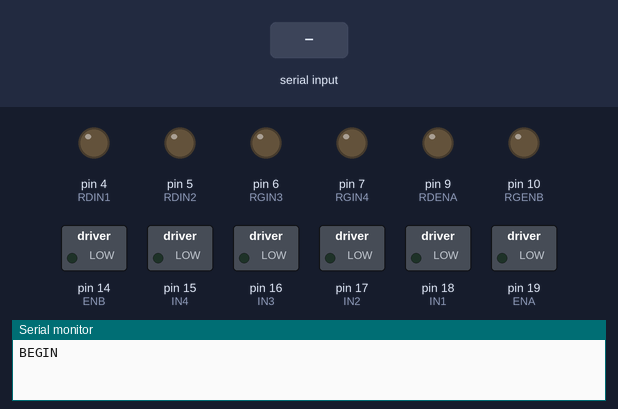
Bench run of a sketch on a simulated Arduino Uno, built with avr-gcc and run on an emulated ATmega328P. Shown: switched loads named in the sketch (green lamp = pin HIGH), output pins drawn as LEDs (lit = HIGH), the last lines printed to the serial monitor. The inputs (shaded band) are chosen by the test bench.

Above: at 1.2 s.
1.3 s: "1" received over the second serial link
At 2.3 s:
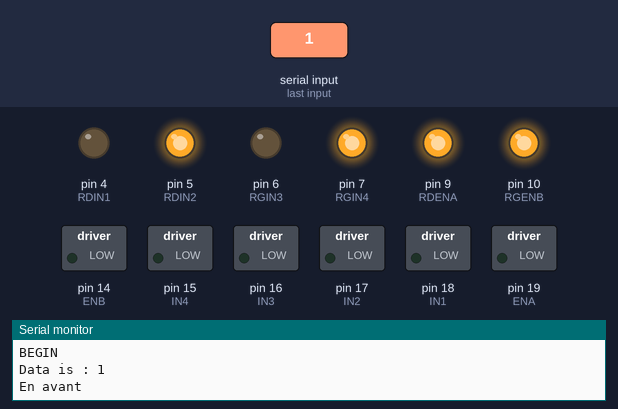
2.8 s: "3" received over the second serial link
At 3.4 s:
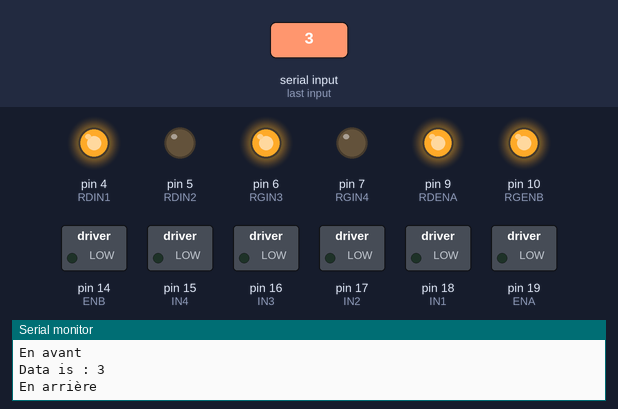
4.3 s: "0" received over the second serial link
At 4.6 s:
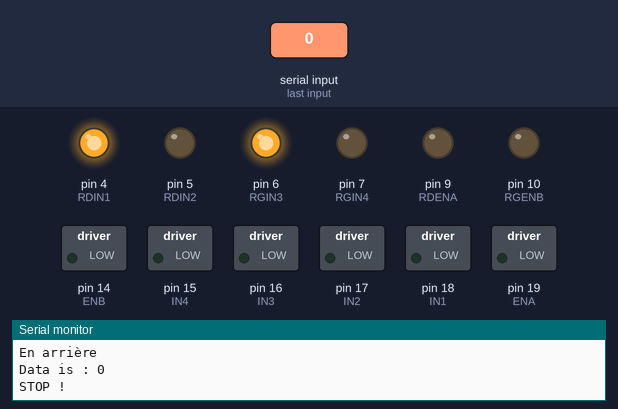
5.8 s: "A" received over the second serial link
At 6.9 s:
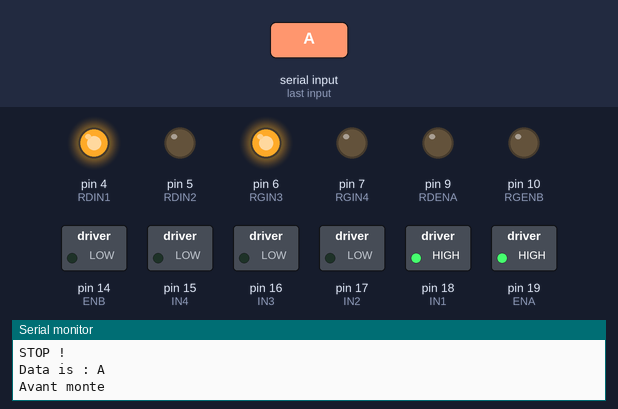
7.3 s: "a" received over the second serial link
At 8.0 s:
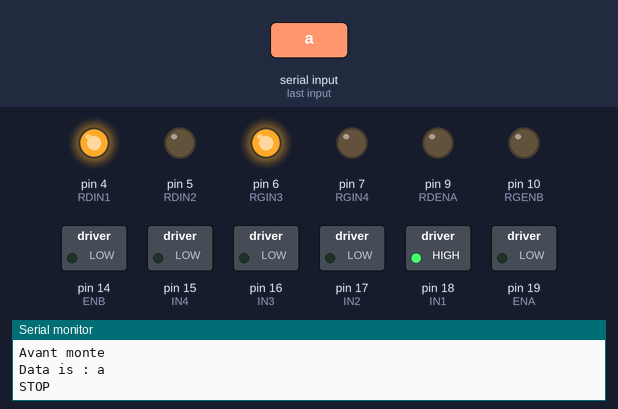
8.8 s: "C" received over the second serial link
At 9.2 s:
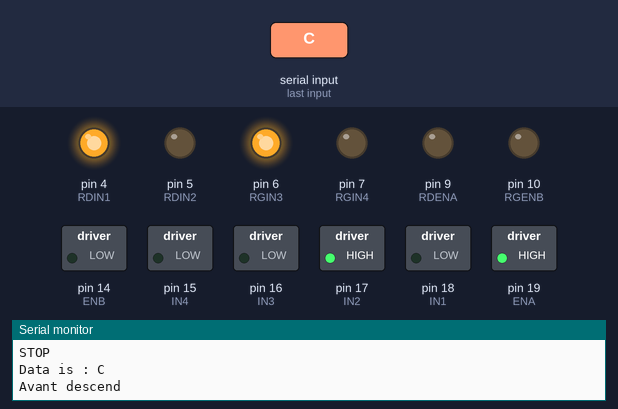
Timing chart, 0 to 11.3 s (numbered marks = the images above; inputs shaded):
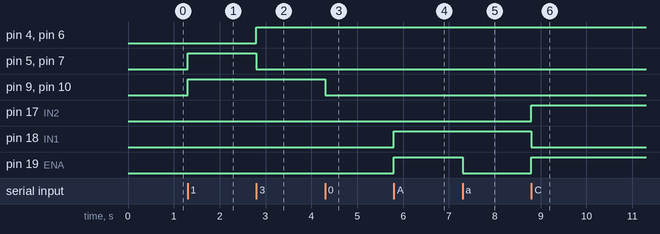

The sketch:

Robot2_Programme.ino
```cpp
// Programme robot n°2
//--------------------------------------------------------------------//

#include<SoftwareSerial.h>
#define RX 13
#define TX 12


// Moteurs

  // roues


    int RDENA = 9 ;
    int RDIN1 = 4 ;
    int RDIN2 = 5 ;


    int RGENB = 10 ;
    int RGIN3 = 6 ;
    int RGIN4 = 7 ;


  // articulations


    int ENA = 19 ;
    int IN1 = 18 ;
    int IN2 = 17 ;


    int ENB = 14;
    int IN3 = 16;
    int IN4 = 15 ;

// Bluetooth

SoftwareSerial BlueT (RX,TX);

char Data;


//-----------------------------SETUP---------------------------------------//
void setup() {
  // put your setup code here, to run once:

  Serial.begin(9600);
  Serial.println("BEGIN");

  // bluetooth
  BlueT.begin(9600);

  // Moteurs

  /* RAPPEL
   * ENA: puissance
   * INx INy: sens
   */

  pinMode(RDENA,OUTPUT);
  pinMode(RDIN1,OUTPUT);
  pinMode(RDIN2,OUTPUT);

  pinMode(RGENB,OUTPUT);
  pinMode(RGIN3,OUTPUT);
  pinMode(RGIN4,OUTPUT);

  pinMode(ENA,OUTPUT);
  pinMode(IN1,OUTPUT);
  pinMode(IN2,OUTPUT);

  pinMode(ENB,OUTPUT);
  pinMode(IN3,OUTPUT);
  pinMode(IN4,OUTPUT);


}


//----------------------------LOOP----------------------------------------//
void loop() {
  // put your main code here, to run repeatedly:

  if(BlueT.available()){ // si BlueT disponible
    Data = BlueT.read();

    Serial.print("Data is : ");
    Serial.println(Data);

    if (Data == '1'){
      Serial.println("En avant");


      digitalWrite(RDIN1,LOW);
      digitalWrite(RDIN2,HIGH);

      digitalWrite(RGIN3,LOW);
      digitalWrite(RGIN4,HIGH);

      digitalWrite(RDENA,255);
      digitalWrite(RGENB,255);
    }

    if (Data == '3'){
      Serial.println("En arrière");


      digitalWrite(RDIN1,HIGH);
      digitalWrite(RDIN2,LOW);

      digitalWrite(RGIN3,HIGH);
      digitalWrite(RGIN4,LOW);

      digitalWrite(RDENA,255);
      digitalWrite(RGENB,255);
    }

    if (Data == '0'){
      Serial.println("STOP !");
      digitalWrite(RDENA,0);
      digitalWrite(RGENB,0);
    }

    if (Data == 'A'){
      Serial.println("Avant monte");

      digitalWrite(IN1,HIGH);
      digitalWrite(IN2,LOW);

      digitalWrite(ENA,255);
    }

    if (Data == 'a'){
      Serial.println("STOP");

      digitalWrite(ENA,0);
    }

        if (Data == 'C'){
      Serial.println("Avant descend");

      digitalWrite(IN1,LOW);
      digitalWrite(IN2,HIGH);

      digitalWrite(ENA,255);
    }

    if (Data == 'c'){
      Serial.println("STOP");

      digitalWrite(ENA,0);
    }

     if (Data == 'B'){
      Serial.println("Arrière monte");

      digitalWrite(IN3,LOW);
      digitalWrite(IN4,HIGH);

      digitalWrite(ENB,255);
     }

    if (Data == 'b'){
      Serial.println("STOP");

      digitalWrite(ENB,0);
    }

    if (Data == 'D'){
      Serial.println("Arrière descend");

      digitalWrite(IN3,HIGH);
      digitalWrite(IN4,LOW);

      digitalWrite(ENB,255);
    }

    if (Data == 'd'){
      Serial.println("STOP");

      digitalWrite(ENB,0);
    }

    if (Data == '2'){
      digitalWrite(RDIN1,LOW);
      digitalWrite(RDIN2,HIGH);

      digitalWrite(RGIN3,LOW);
      digitalWrite(RGIN4,HIGH);

      digitalWrite(RDENA,255);
    }

    if (Data == '4'){
      digitalWrite(RDIN1,LOW);
      digitalWrite(RDIN2,HIGH);

      digitalWrite(RGIN3,LOW);
      digitalWrite(RGIN4,HIGH);

      digitalWrite(RGENB,255);
    }

  }
}
```

Measured:
- after the input at 1.3 s, pin 5 (RDIN2), pin 7 (RGIN4), pin 9 (RDENA), pin 10 (RGENB): LOW → HIGH at once
- after the input at 2.8 s, pin 4 (RDIN1), pin 6 (RGIN3): LOW → HIGH at once; pin 5 (RDIN2), pin 7 (RGIN4): HIGH → LOW at once
- after the input at 4.3 s, pin 9 (RDENA), pin 10 (RGENB): HIGH → LOW at once
- after the input at 5.8 s, pin 18 (IN1), pin 19 (ENA): LOW → HIGH at once
- after the input at 7.3 s, pin 19 (ENA): HIGH → LOW at once
- after the input at 8.8 s, pin 17 (IN2), pin 19 (ENA): LOW → HIGH at once; pin 18 (IN1): HIGH → LOW at once
